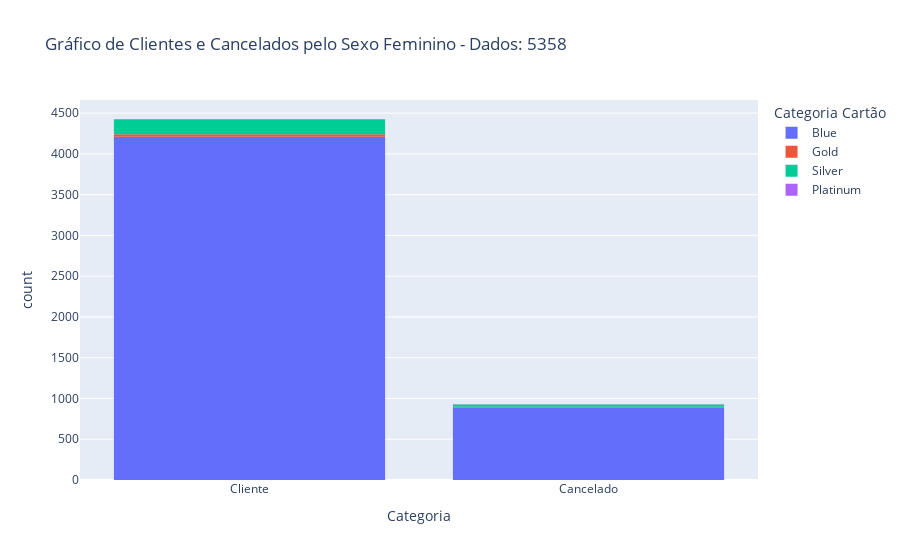

The code cell stored with this chart in its notebook:
### Code cell
#Primeira Análise - Filtro em Cima de todos os clientes de Sexo Feminino
#Realizei o Comparativo da Categoria(Cliente / Cancelado)
#Relizei a cor do gráfico trazendo a Categoria do Cartão (Blue,Gold,Silver,Platinum) 
#Criei um gráfico de Histograma

coluna_sexo = tabela[tabela["Sexo"]=="F"]
total_f = len(coluna_sexo)
print(total_f)

grafico= px.histogram(
            coluna_sexo,
            x = "Categoria", 
            color= "Categoria Cartão",
            title=f"Gráfico de Clientes e Cancelados pelo Sexo Feminino - Dados: {total_f}")
grafico.show()

### Figure 1 — Plotly figure (JSON) as saved in the notebook; plotly's stock layout.template omitted (floating-point values rounded to 4 significant figures; data arrays with more than 128 entries replaced by an {"elided": "..."} marker saying what was removed)
{"data": [{"bingroup": "x", "hovertemplate": "Categoria Cartão=Blue<br>Categoria=%{x}<br>count=%{y}<extra></extra>", "legendgroup": "Blue", "marker": {"color": "#636efa", "pattern": {"shape": ""}}, "name": "Blue", "orientation": "v", "showlegend": true, "type": "histogram", "x": {"elided": "5101 str values"}, "xaxis": "x", "yaxis": "y"}, {"bingroup": "x", "hovertemplate": "Categoria Cartão=Gold<br>Categoria=%{x}<br>count=%{y}<extra></extra>", "legendgroup": "Gold", "marker": {"color": "#EF553B", "pattern": {"shape": ""}}, "name": "Gold", "orientation": "v", "showlegend": true, "type": "histogram", "x": ["Cliente", "Cliente", "Cliente", "Cliente", "Cliente", "Cliente", "Cliente", "Cliente", "Cliente", "Cliente", "Cancelado", "Cliente", "Cliente", "Cliente", "Cancelado", "Cancelado", "Cliente", "Cliente", "Cliente", "Cliente", "Cliente", "Cliente", "Cliente", "Cliente", "Cliente", "Cliente", "Cliente", "Cancelado", "Cancelado", "Cliente", "Cliente", "Cliente", "Cancelado", "Cancelado", "Cliente", "Cliente", "Cliente", "Cancelado"], "xaxis": "x", "yaxis": "y"}, {"bingroup": "x", "hovertemplate": "Categoria Cartão=Silver<br>Categoria=%{x}<br>count=%{y}<extra></extra>", "legendgroup": "Silver", "marker": {"color": "#00cc96", "pattern": {"shape": ""}}, "name": "Silver", "orientation": "v", "showlegend": true, "type": "histogram", "x": {"elided": "210 str values"}, "xaxis": "x", "yaxis": "y"}, {"bingroup": "x", "hovertemplate": "Categoria Cartão=Platinum<br>Categoria=%{x}<br>count=%{y}<extra></extra>", "legendgroup": "Platinum", "marker": {"color": "#ab63fa", "pattern": {"shape": ""}}, "name": "Platinum", "orientation": "v", "showlegend": true, "type": "histogram", "x": ["Cliente", "Cancelado", "Cancelado", "Cliente", "Cancelado", "Cliente", "Cancelado", "Cliente", "Cliente"], "xaxis": "x", "yaxis": "y"}], "layout": {"barmode": "relative", "legend": {"title": {"text": "Categoria Cartão"}, "tracegroupgap": 0}, "title": {"text": "Gráfico de Clientes e Cancelados pelo Sexo Feminino - Dados: 5358"}, "xaxis": {"anchor": "y", "domain": [0, 1], "title": {"text": "Categoria"}}, "yaxis": {"anchor": "x", "domain": [0, 1], "title": {"text": "count"}}}}
